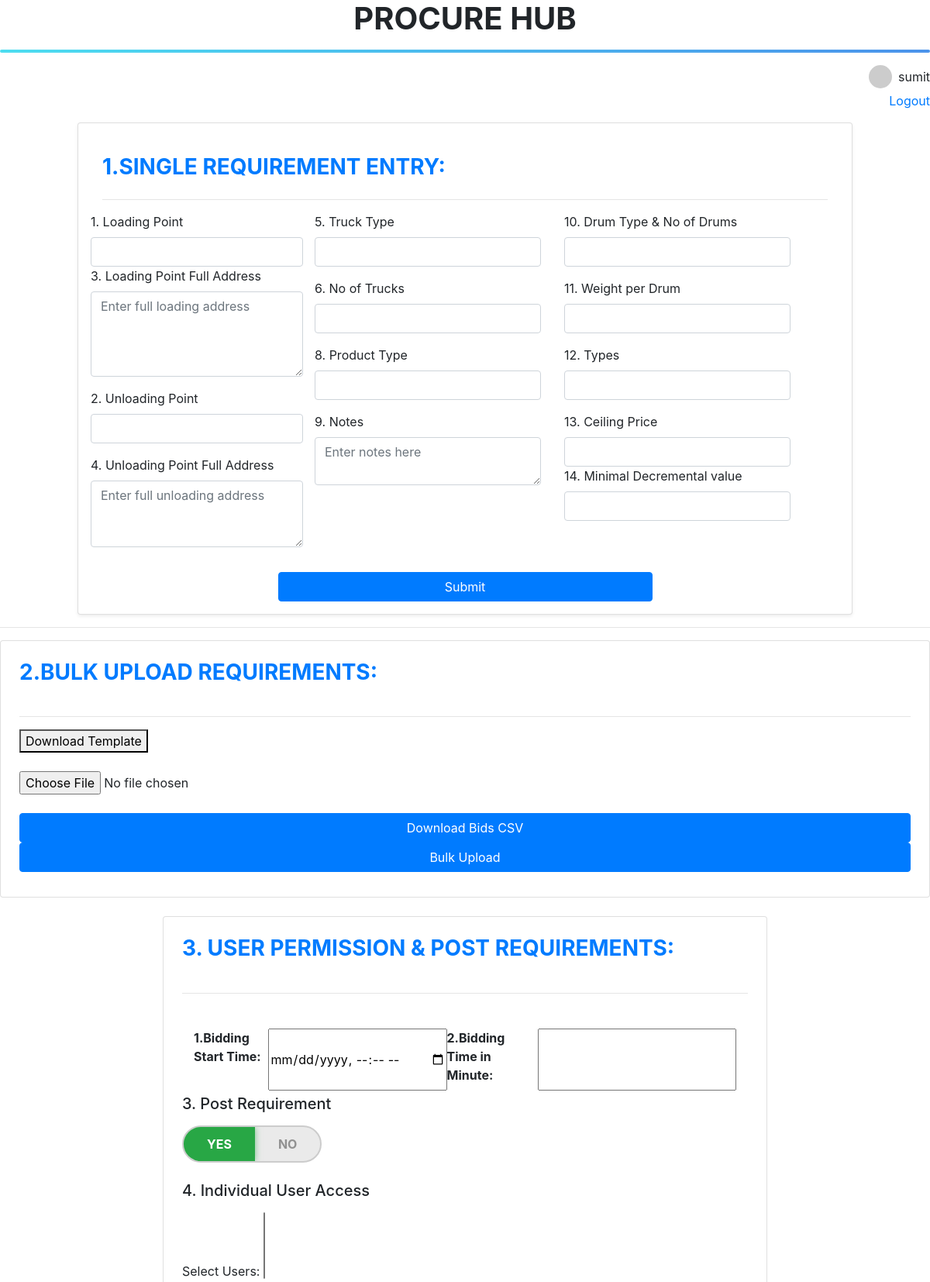
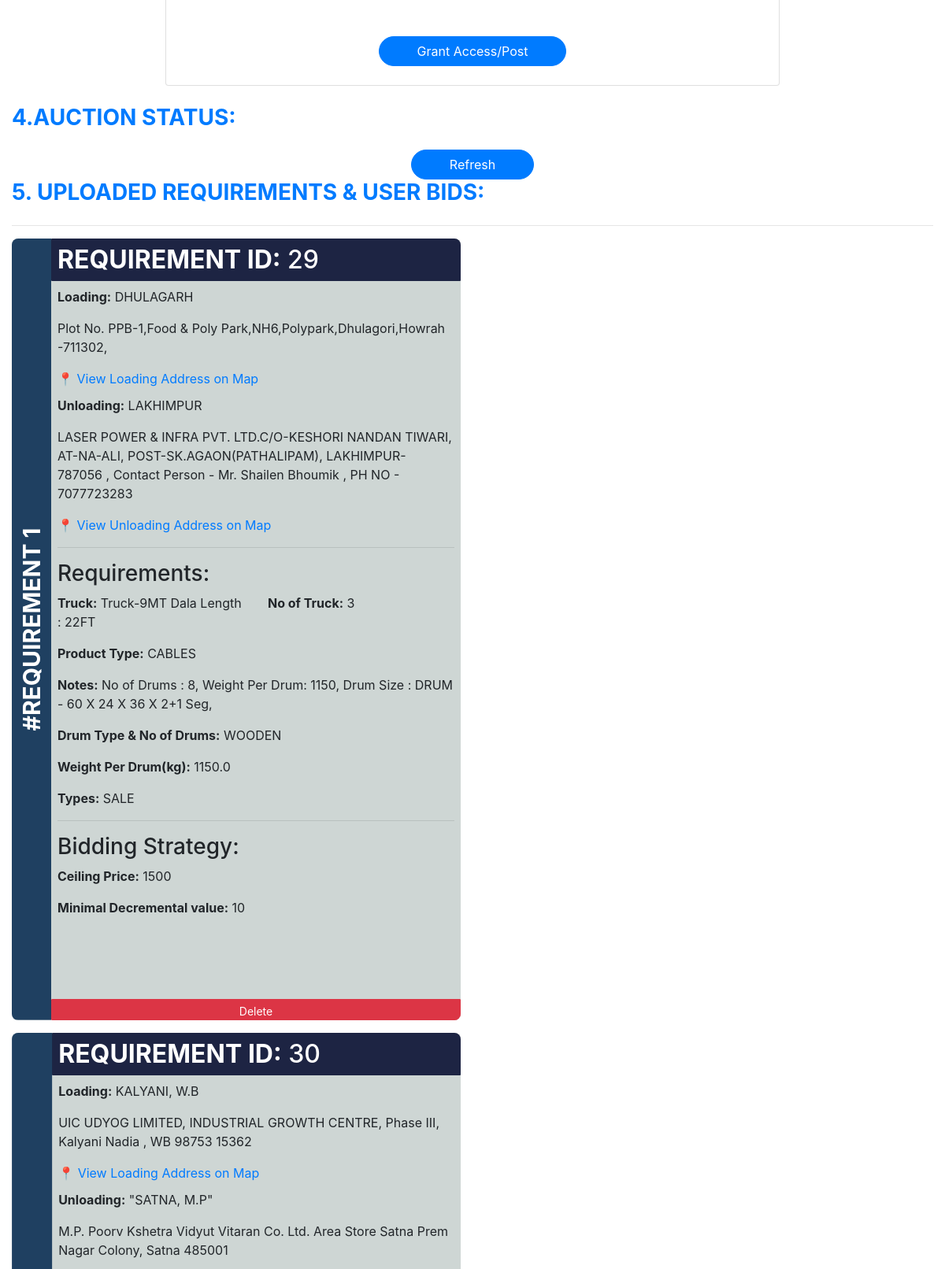
The app's page /requirements/ (signed in, upper part) with its own data (2 pictures, top to bottom).
### myapp/models.py (models this page shows, shortened)
class Requirements(models.Model):
    loading_point=models.CharField(max_length=100,null=True,blank=True)
    unloading_point=models.CharField(max_length=100,null=True,blank=True)
    loading_point_full_address=models.TextField(null=True,blank=True)
    unloading_point_full_address=models.TextField(null=True,blank=True)
    product = models.CharField(max_length=100,null=True,blank=True)
    truck_type=models.CharField(max_length=100,null=True,blank=True)
    no_of_trucks=models.IntegerField(null=True,blank=True)
    notes=models.TextField(null=True,blank=True)
    drum_type_no_of_drums=models.CharField(max_length=100,null=True,blank=True)
    weight_per_drum=models.FloatField(null=True,blank=True)
    types=models.CharField(max_length=100,null=True,blank=True)
    cel_price = models.IntegerField(null=True, blank=True)
    min_dec_val = models.IntegerField(null=True, blank=True)

### myapp/views.py (the view, shortened to what this page needs)
# urls.py: path('requirements/', views.create_requirement, name='requirements'),  # Logout
def create_requirement(request):
    requirements = Requirements.objects.all()
    return render(request, "myapp/admin_dashboard.html", {"requirements": requirements})  # Or render to the dashboard

### myapp/templates/myapp/admin_dashboard.html (shortened to what this page needs)
<!DOCTYPE html>
<html lang="en">
<head>
<link rel="stylesheet" href="https://cdn.jsdelivr.net/npm/bootstrap@4.6.2/dist/css/bootstrap.min.css">
<link rel="stylesheet" href="https://cdn.jsdelivr.net/npm/bootstrap-select@1.13.18/dist/css/bootstrap-select.min.css">
</head>
<body>
<h1 style="text-align:center"><strong>PROCURE HUB</strong></h1>
<hr class="gradient-hr">
<div class="d-flex justify-content-end align-items-center mb-1">
    <img src="https://ui-avatars.com/api/?name={{ user.username }}&background=random&color=fff"
         alt="{{ user.username }}"
         class="rounded-circle"
         width="30" height="30">
    <p class="ml-2 mb-0">{{ user.username }}</p>
</div>
<div class="d-flex justify-content-end mb-3">
    <a href="{% url 'logout' %}" >Logout</a>
</div>
<link href="https://cdn.jsdelivr.net/npm/bootstrap@4.6.2/dist/css/bootstrap.min.css" rel="stylesheet">
<form  class="col-10 mx-auto card p-3 shadow-sm" id="requisition-update" method="POST" action="{% url 'requirements' %}">
    <div class="container-fluid mt-4">
         <h3 class="mb-4 text-primary font-weight-bold">1.SINGLE REQUIREMENT ENTRY:</h3>
                <hr>
        <div class="row">
                <div  class="form-group">
                    <div class="form-group">
                    <label for="loading_point">1. Loading Point</label>
                    <input type="text" class="form-control" name="loading_point" id="loading_point" required>
                         <label for="loading_point_full_address">3. Loading Point Full Address</label>
                    <textarea class="form-control" name="loading_point_full_address" id="loading_point_full_address" rows="4" placeholder="Enter full loading address" required></textarea>
                </div>
                            <div class="form-group">
                                <label for="unloading_point">2. Unloading Point</label>
                                <input type="text" class="form-control" name="unloading_point" id="unloading_point" required>
                            </div>
                <div class="form-group">
                    <label for="unloading_point_full_address">4. Unloading Point Full Address</label>
                    <textarea class="form-control" name="unloading_point_full_address" id="unloading_point_full_address" rows="3.5" placeholder="Enter full unloading address" required></textarea>
                </div>
            </div>
            <div class="col-md-4 mb-4">
                <div class="form-group">
                    <label for="truck_type">5. Truck Type</label>
                    <input type="text" class="form-control" name="truck_type" required>
                </div>
                <div class="form-group">
                    <label for="no_of_trucks">6. No of Trucks</label>
                    <input type="number" class="form-control" name="no_of_trucks" required>
                </div>
                <div class="form-group">
                    <label for="product">8. Product Type</label>
                    <input type="text" class="form-control" name="product" required>
                </div>
                 <div class="form-group">
                    <label for="notes">9. Notes</label>
                    <textarea class="form-control" name="notes" id="notes" rows="2" placeholder="Enter notes here"></textarea>
                </div>
            </div>
            <div class="col-md-4 mb-4">
                <div class="form-group">
                    <label for="drum_type_no_of_drums">10. Drum Type & No of Drums</label>
                    <input type="text" class="form-control" name="drum_type_no_of_drums" required>
                </div>
                <div class="form-group">
                    <label for="weight_per_drum">11. Weight per Drum</label>
                    <input type="text" class="form-control" name="weight_per_drum">
                </div>
                <div class="form-group">
                    <label for="types">12. Types</label>
                    <input type="text" class="form-control" name="types">
                </div>
                <div class="form-group mb-0">
                    <label for="cel_price">13. Ceiling Price</label>
                    <input type="number" class="form-control" name="cel_price">
                </div>
                 <div class="form-group mb-0">
                    <label for="min_dec_val">14. Minimal Decremental value </label>
                    <input type="number" class="form-control" name="min_dec_val">
                </div>
            </div>
        </div>
    </div>
     <div class="d-flex justify-content-center">
    <button style="width: 50%;" id="requisition-btn" type="submit" class="btn btn-primary px-5">Submit</button>
</div>
</form>
<hr>
<div class=" card p-4 mt-2 mx-auto border-1">
<h3 class="mb-4 text-primary font-weight-bold">2.BULK UPLOAD REQUIREMENTS:</h3>
    <hr>
    <a href="{% url 'download_template' %}">
        <button type="button">Download Template</button>
    </a>
<input type="file" id="bulk-file" accept=".csv, .xlsx">
<a href="{% url 'download_requirements' %}" class="btn btn-primary">
    Download Bids CSV
</a>
<button id="bulk-upload-btn" class="btn btn-primary w-100 mb-2">Bulk Upload</button>
</div>
<div class="container-fluid mt-4 mb-4">
    <form class=" col-8 card p-4 mx-auto border-2  .bg-primary.bg-gradient" method="POST" action="{% url 'admin_dashboard' %}">
        <h3 class="mb-4 text-primary font-weight-bold">3. USER PERMISSION & POST REQUIREMENTS:</h3>
        <hr>
        <div class="container mt-4">
         <label for="start_time"><strong>1.Bidding Start Time:</strong> </label>
       <input type="datetime-local" name="start_time" id="start_time" required>
          <label for="minute"> <strong> 2.Bidding Time in Minute:</strong> </label>
       <input type="number" name="minute" id="minute" required>
        </div>
       <h5 class="mb-3">3. Post Requirement</h5>
        <div class="access-toggle mb-4">
            <button type="button" class="toggle-btn yes active" data-value="yes">YES</button>
            <button type="button" class="toggle-btn no" data-value="no">NO</button>
        </div>
        <h5 class="mb-3">4. Individual User Access</h5>
        <div class="form-group">
            <label for="user">Select Users:</label>
            <select id="userDropdown" name="user" multiple class="selectpicker"
                    data-live-search="true" data-actions-box="true">
            </select>
        </div>
        <div class="d-flex justify-content-center mt-4">
            <button class="btn btn-primary px-5" type="submit" style="border-radius: 30px;">
                Grant Access/Post
            </button>
        </div>
    </form>
</div>
<link href="https://cdn.jsdelivr.net/npm/bootstrap@4.6.2/dist/css/bootstrap.min.css" rel="stylesheet">
<div class="container-fluid mt-1">
 <h3 class="mb-4 text-primary font-weight-bold">4.AUCTION STATUS:</h3>
<div id="refresh-container" style="text-align:center;">
     <div class="d-flex justify-content-center mt-4">
            <button onclick="window.location.reload();" class="btn btn-primary px-5"  style="border-radius: 30px;">
               Refresh
            </button>
        </div>
</div>
        <h3 class="mb-4 text-primary font-weight-bold">5. UPLOADED REQUIREMENTS & USER BIDS:</h3>
    <hr>
    {% for requirement in requirements %}
    <div class="row mb-3 align-items-stretch">
        <div class="col-md-6">
            <div class="requirement-card h-100"
                 style="display: flex; background-color: #CED6D4; border-radius: 8px; overflow: hidden;">
                <div class="vertical-label">
                    <span>#REQUIREMENT {{ forloop.counter }}</span>
                </div>
                <div class="p-0 d-flex flex-column" style="flex: 1 1 auto; padding-bottom: 0; padding-top: 0;">
                <div style="background-color: #1d2443; color: white; border-radius: 1px; margin-top: 0; padding: 0.5rem;">
                    <h2 style="margin: 0;"><strong>REQUIREMENT ID:</strong> {{ requirement.id }}</h2>
                </div>
                    <div class="p-2">
                                <p style="background-color: {% if not requirement.loading_point %}#EFADF0{% else %}transparent{% endif %};">
                                    <strong>Loading:</strong> {{ requirement.loading_point }}
                                </p>
                                 <p><strong></strong> {{ requirement.loading_point_full_address }}</p>
                                <a href="https://www.google.com/maps/search/?api=1&query={{ requirement.loading_point_full_address|urlencode }}" target="_blank">
                                    📍 View Loading Address on Map
                                </a>
                                <p style="background-color: {% if not requirement.unloading_point %}#EFADF0{% else %}transparent{% endif %};
                                      padding-top: 10px;">
                                      <strong>Unloading:</strong> {{ requirement.unloading_point }}
                                </p>
            <p><strong></strong> {{ requirement.unloading_point_full_address }}</p>
                <a href="https://www.google.com/maps/search/?api=1&query={{ requirement.unloading_point_full_address|urlencode }}" target="_blank">
                    📍 View Unloading Address on Map
                </a>
                        <hr>
                        <h3> Requirements:</h3>
                        <div class="row">
                            <div class="col md-8">
                                <p style="background-color: {% if not requirement.truck_type %}#EFADF0{% else %}transparent{% endif %};">
                                    <strong>Truck:</strong> {{ requirement.truck_type }}
                                </p>
                            </div>
                                <div class="col md-4">
                                    <p style="background-color: {% if not requirement.no_of_trucks %}#EFADF0{% else %}transparent{% endif %};">
                                        <strong>No of Truck:</strong> {{ requirement.no_of_trucks }}
                                    </p>
                                </div>
                        </div>
            <p><strong>Product Type:</strong> {{ requirement.product }}</p>
             <p style="background-color: {% if not requirement.notes %}#EFADF0{% else %}transparent{% endif %};">
                <strong>Notes:</strong> {{ requirement.notes }}
            </p>
            <p><strong>Drum Type & No of Drums:</strong> {{ requirement.drum_type_no_of_drums }}</p>
            <p><strong>Weight Per Drum(kg):</strong> {{ requirement.weight_per_drum }}</p>
            <p><strong>Types:</strong> {{ requirement.types }}</p>
                      <hr>
            <h3> Bidding Strategy:</h3>
            <p><strong>Ceiling Price:</strong> {{ requirement.cel_price }}</p>
            <p><strong>Minimal Decremental value:</strong> {{ requirement.min_dec_val }}</p>
                        </div>
                    <button style="width: 100%; margin-top: auto; border-radius: 1px; margin-bottom: 0; padding-bottom: 0;"
        onclick="delReq({{ requirement.id }})"
        class="btn btn-sm btn-danger">Delete</button>
                </div>
            </div>
          <button
    id="delAllReq"
    onclick="delReq('delAll')"
    class="btn btn-danger btn-lg"
    style="width: 100%; margin-top: 1rem;">
        </button>
        </div>
        <div class="col-md-6">
        </div>
    </div>
    {% endfor %}
</div>
</body>
</html>

### myapp/templates/myapp/admin_dashboard.html (style rules this page uses)
body { font-family: Arial, sans-serif; }
.container { display: flex; justify-content: space-between; padding: 5px; }
p { margin: 5px 0; }
.requirement-card { display: flex; align-items: stretch; border-radius: 8px; overflow: hidden; margin-bottom: 1rem; }
.vertical-label { writing-mode: vertical-rl; transform: rotate(180deg); background-color: #1f4061; color: white; font-weight: bold; text-align: center; display: flex; align-items: center; justify-content: center; padding: 0 10px; height: 100%; min-width: 50px; font-size: 30px; }
.access-toggle { display: flex; border-radius: 50px; overflow: hidden; border: 2px solid #ccc; background: #eaeaea; width: fit-content; }
.toggle-btn { flex: 1; padding: 10px 30px; border: none; background: transparent; color: #555; font-weight: bold; font-size: 16px; cursor: pointer; transition: all 0.3s ease; }
.toggle-btn.active.yes { background: #28a745; color: white; box-shadow: 0 0 8px rgba(40, 167, 69, 0.6); }
.toggle-btn:not(.active) { opacity: 0.6; }
.gradient-hr { height: 4px; border: none; background: linear-gradient(to right, #4dddf0, #4b93eb); border-radius: 2px; }

### records on screen
Requirements: id "29", loading_point "DHULAGARH", loading_point_full_address "Plot No. PPB-1,Food & Poly Park,NH6,Polypark,Dhulagori,Howrah -711302,", unloading_point "LAKHIMPUR", unloading_point_full_address "LASER POWER & INFRA PVT. LTD.C/O-KESHORI NANDAN TIWARI, AT-NA-ALI, POST-SK.AGAON(PATHALIPAM), LAKHIMPUR- 787056 , Contact Person - Mr. Shailen Bhoumik , PH NO - 7077723283", truck_type "Truck-9MT Dala Length : 22FT", no_of_trucks "3", product "CABLES", notes "No of Drums : 8, Weight Per Drum: 1150, Drum Size : DRUM - 60 X 24 X 36 X 2+1 Seg,", drum_type_no_of_drums "WOODEN", weight_per_drum "1150.0", types "SALE", cel_price "1500", min_dec_val "10"
Requirements: id "30", loading_point "KALYANI, W.B", loading_point_full_address "UIC UDYOG LIMITED, INDUSTRIAL GROWTH CENTRE, Phase III, Kalyani Nadia , WB 98753 15362", unloading_point "\"SATNA, M.P\"", unloading_point_full_address "M.P. Poorv Kshetra Vidyut Vitaran Co. Ltd. Area Store Satna Prem Nagar Colony, Satna 485001"

### other values on screen
{{ user.username }} "sumit"
